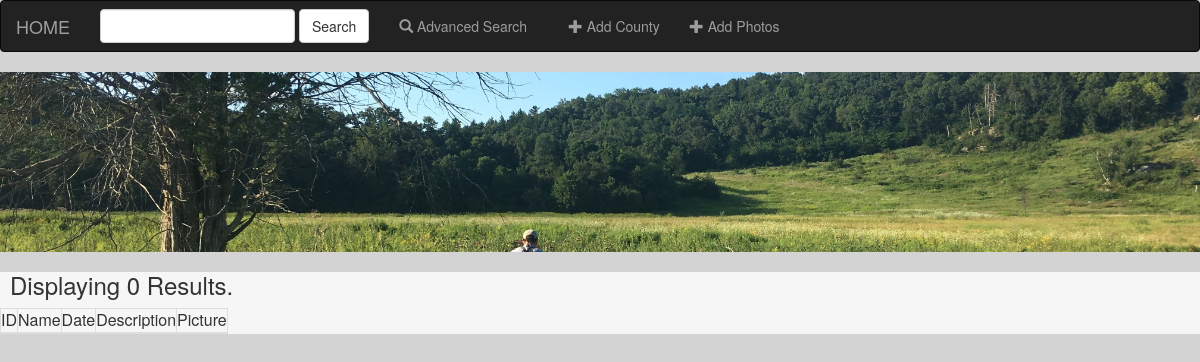
Page /search1?creek_id=8 on the earlier database version.
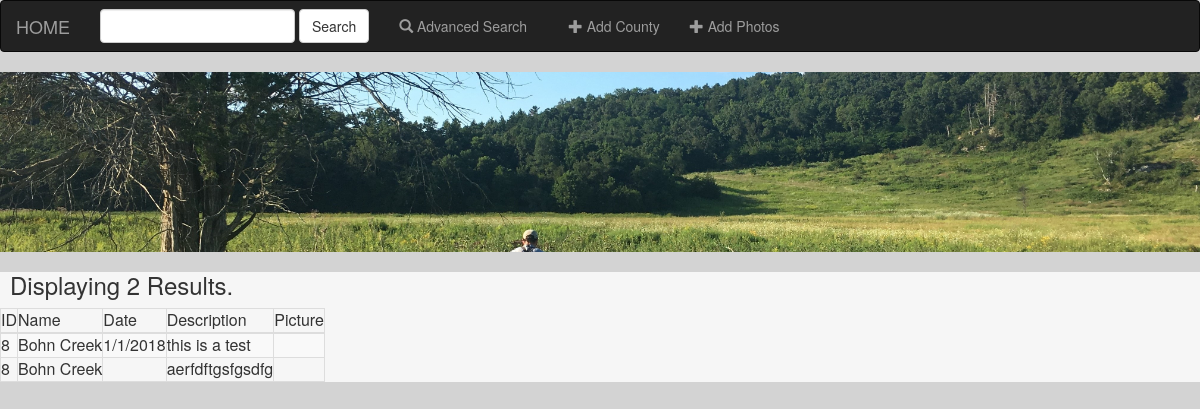
Same page on the later database version.
### tables this page shows
CREATE TABLE INFO(KEY INTEGER PRIMARY KEY AUTOINCREMENT, ID INTEGER NOT NULL, NAME TEXT NOT NULL, PICTURE TEXT NOT NULL, DATE TEXT NOT NULL, DESCRIPTION TEXT NOT NULL, FOREIGN KEY(ID) REFERENCES CREEKLIST(ID));

### app.py (the view)
@app.route('/search1', methods=['GET'])
def advanced_search_home():
    name = request.args.get('name')
    creek_id = request.args.get('creek_id')
    try:
        with sql.connect("CreekList.db") as con:
            cur = con.cursor()
            cur.execute("SELECT COUNT(*) from INFO WHERE NAME like ? or ID like ?", (name, creek_id))
            count = cur.fetchone()[0]
            cur.execute("SELECT ID, NAME, DATE, DESCRIPTION, PICTURE from INFO WHERE NAME like ? or ID like ? LIMIT 1000",
                            (name, creek_id))
        rows = cur.fetchall()
        con.commit()
        con.close()
        return render_template('info.html', rows=rows, count=count, q=None)
    except:
        flash('No such item found')
        return redirect(url_for("home"))

### templates/info.html
{% extends "base.html" %}
{% block page_content %}
<div class="parallax2">
	<div class="parallax-curtain">
	<h3>Displaying {{count}} Results.</h3>
	<table id="t01" class="table-striped table-bordered">
		<thead>
			<td>ID</td>
			<td>Name</td>
			<td>Date</td>
			<td>Description</td>
			<td>Picture</td>
		</thead>
	{% for row in rows %}
		<tr>
			<td>{{ row[0] }} </td>
			<td>{{ row[1] }} </td>
			<td>{{ row[2] }} </td>
			<td>{{ row[3] }} </td>
			<td>{{ row[4] }} </td>
		</tr>
	{% endfor %}
	</table>
</div>
</div>
{% endblock %}

### templates/base.html (shortened to what this page needs)
<!DOCTYPE html>
<html>
<head>
	<link rel="stylesheet" href="https://maxcdn.bootstrapcdn.com/bootstrap/3.3.6/css/bootstrap.min.css">
	<link rel="stylesheet" type="text/css" href="/static/style/style.css">
</head>
<body>
	<nav class="navbar navbar-inverse">
	<div class="container-fluid">
		<div class="navbar-header">
			<a class="navbar-brand" href="{{url_for("home")}}"> HOME </a>
		</div>
		<ul class="nav navbar-nav">
			<li>
				<form class="navbar-form navbar-left" role="search" method="get" action="{{url_for("home")}}">
				<input type="text" class="form-control" name="q" value="">
				<button type="submit" class="btn btn-default">
					Search
				</button>
				</form>
			<li>
				<a href="{{url_for("advanced_search")}}">
					<span class="glyphicon glyphicon-search" aria-hidden="true"></span>&nbsp;Advanced Search &nbsp;&nbsp;
				 </a>
			<li>
				<a href="{{url_for("add_county")}}">
					<span class="glyphicon glyphicon-plus" aria-hidden="true"></span>&nbsp;Add County
				</a>
            <li>
                <a href="{{url_for("add_info")}}">
					<span class="glyphicon glyphicon-plus" aria-hidden="true"></span>&nbsp;Add Photos
				</a>
		</ul>
	</div>
	</nav>
	<div class="header-row" id="header-row" >
               <img src="/static/MainWP.JPG" alt="company logo" id="main_img">
	</div>
	<div class="page">
	{% block page_content %}{% endblock %}
	</div>
</body>
</html>

### static/style/style.css (style rules this page uses)
body { background-color: lightgray; }
h3 { margin-left: 10px; }
.parallax-curtain { background:rgba(255,255,255,0.8); }
.table-striped { font-size: 16px; }
#main_img { width: 100%; }
#header-row { padding: 0px; overflow:hidden; height:180px; }

Differences in the rows shown:
added INFO: ID "8", NAME "Bohn Creek", DATE "1/1/2018", DESCRIPTION "this is a test"
added INFO: ID "8", NAME "Bohn Creek", DESCRIPTION "aerfdftgsfgsdfg"
Other differences:
{{ count }}: "0" → "2"
